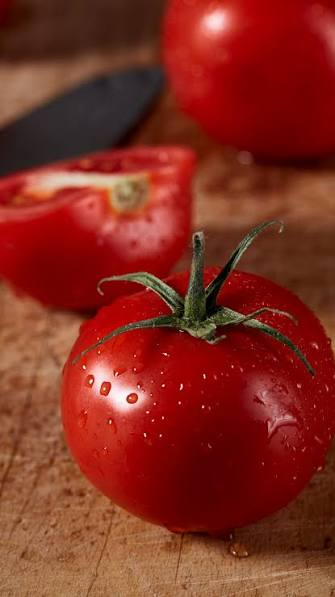
#> input picture avni/tomato.jpg, 335 x 597 px
$ python 4.6.py
#> lines starting #> are read from the running program, lines starting #| are printed output that depends on the picture
import cv2
import numpy as np
img = cv2.imread('tomato.jpg', 0)
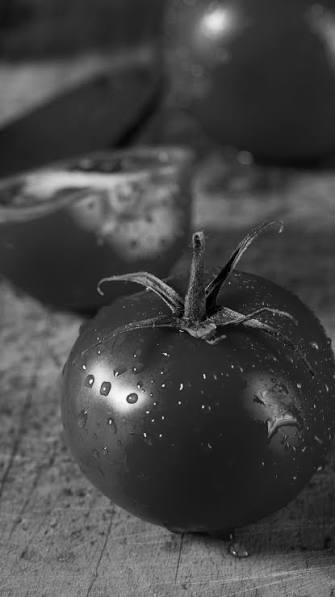
#> img: shape (597, 335); min 0, max 255, mean 69.5
equ = cv2.equalizeHist(img)
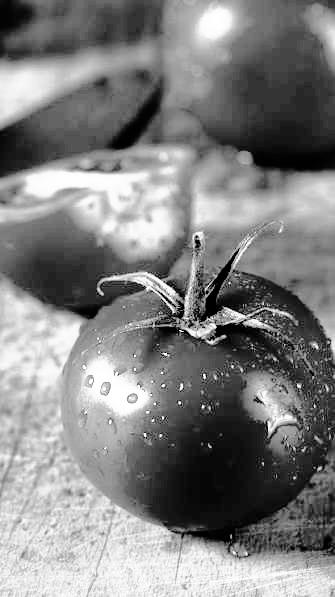
#> equ: shape (597, 335); min 0, max 255, mean 128.9
res = np.hstack((img, equ))
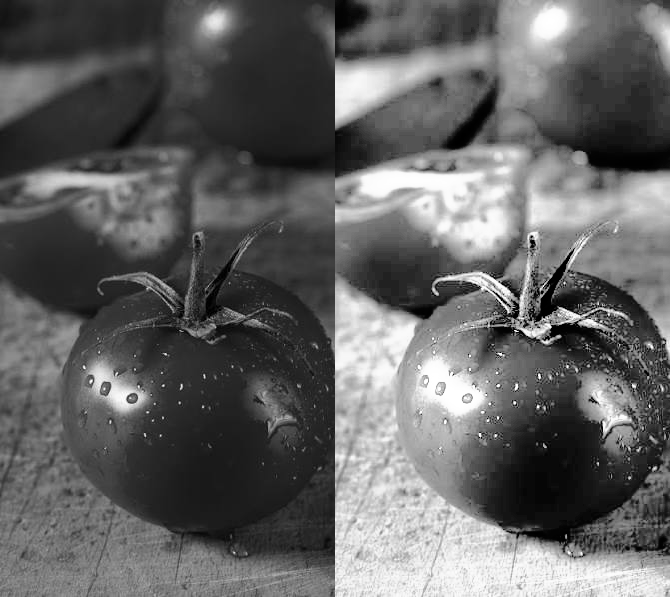
#> res: shape (597, 670); min 0, max 255, mean 99.2
cv2.imshow('CS25D015', res)
cv2.waitKey(0)
cv2.destroyAllWindows()

$ run again, with avni/Animals.jpg copied over avni/tomato.jpg
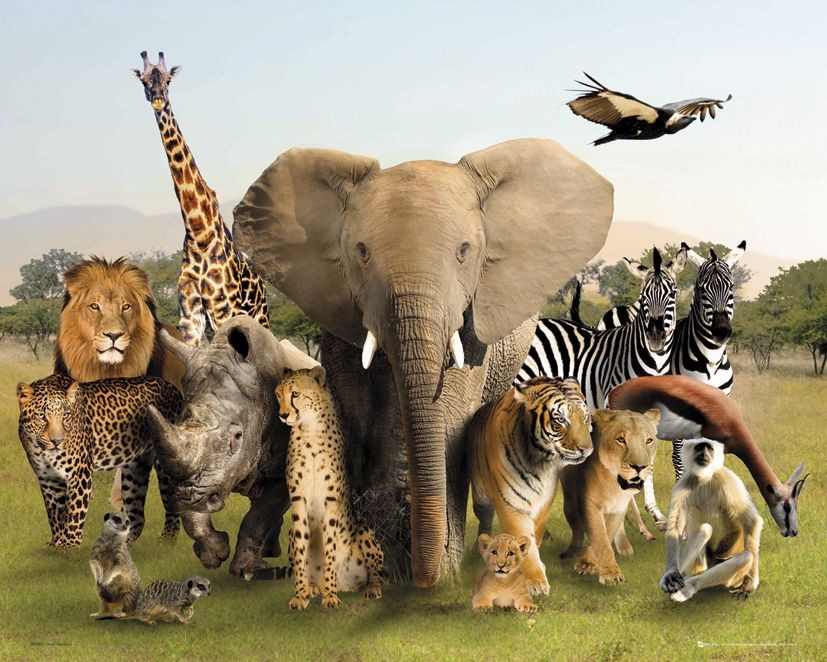
#> input picture avni/Animals.jpg, 827 x 662 px
#> `equ = cv2.equalizeHist(img)`:
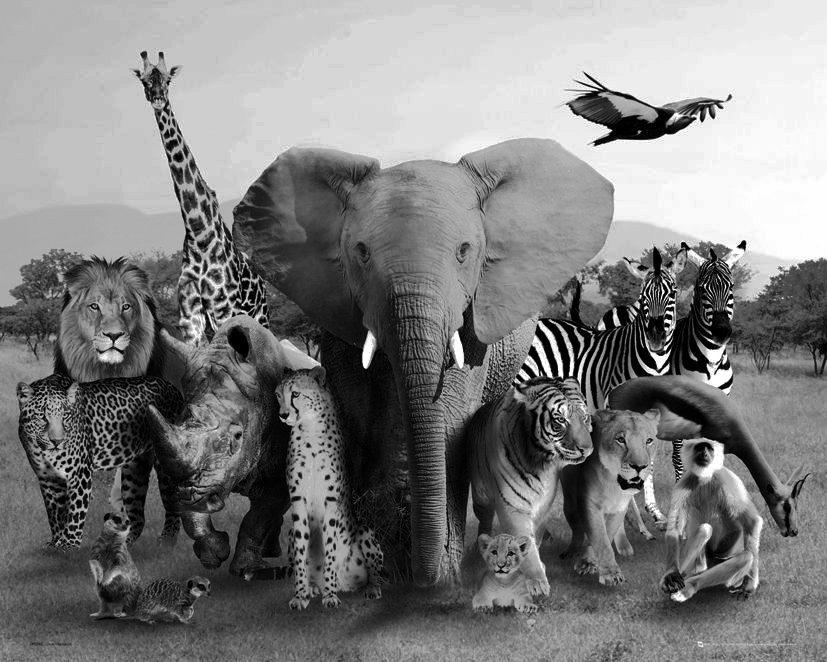
#> equ: shape (662, 827); min 0, max 255, mean 127.5
#> `res = np.hstack((img, equ))`:
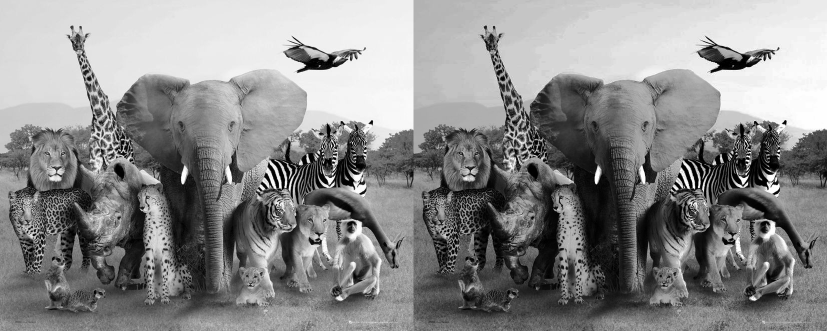
#> res: shape (662, 1654) (shown at 1/2 size); min 0, max 255, mean 138.3
